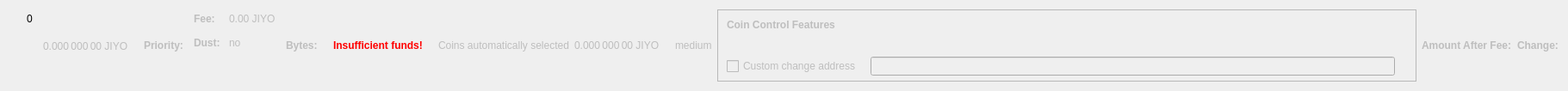
    <widget class="QWidget" name="dummyHideWidget" native="true">
     <property name="maximumSize">
      <size>
       <width>100</width>
       <height>22</height>
      </size>
     </property>
     <layout class="QHBoxLayout" name="dummyHideLayout">
      <item>
       <layout class="QFormLayout" name="formLayoutCoinControl1">
        <property name="horizontalSpacing">
         <number>10</number>
        </property>
        <property name="verticalSpacing">
         <number>14</number>
        </property>
        <property name="leftMargin">
         <number>10</number>
        </property>
        <property name="topMargin">
         <number>4</number>
        </property>
        <property name="rightMargin">
         <number>6</number>
        </property>
        <item row="0" column="1">
         <widget class="QLabel" name="labelCoinControlBytes">
          <property name="cursor">
           <cursorShape>IBeamCursor</cursorShape>
          </property>
          <property name="contextMenuPolicy">
           <enum>Qt::ActionsContextMenu</enum>
          </property>
          <property name="text">
           <string notr="true">0</string>
          </property>
          <property name="textInteractionFlags">
           <set>Qt::LinksAccessibleByMouse|Qt::TextSelectableByKeyboard|Qt::TextSelectableByMouse</set>
          </property>
         </widget>
        </item>
       </layout>
      </item>
      <item>
       <widget class="QLabel" name="labelCoinControlAfterFee">
        <property name="enabled">
         <bool>false</bool>
        </property>
        <property name="sizePolicy">
         <sizepolicy hsizetype="Fixed" vsizetype="Fixed">
          <horstretch>0</horstretch>
          <verstretch>0</verstretch>
         </sizepolicy>
        </property>
        <property name="minimumSize">
         <size>
          <width>111</width>
          <height>12</height>
         </size>
        </property>
        <property name="maximumSize">
         <size>
          <width>111</width>
          <height>12</height>
         </size>
        </property>
        <property name="cursor">
         <cursorShape>IBeamCursor</cursorShape>
        </property>
        <property name="contextMenuPolicy">
         <enum>Qt::ActionsContextMenu</enum>
        </property>
        <property name="text">
         <string notr="true">0.000 000 00 JIYO</string>
        </property>
        <property name="textInteractionFlags">
         <set>Qt::LinksAccessibleByMouse|Qt::TextSelectableByKeyboard|Qt::TextSelectableByMouse</set>
        </property>
       </widget>
      </item>
      <item>
       <widget class="QLabel" name="labelCoinControlPriorityText">
        <property name="enabled">
         <bool>false</bool>
        </property>
        <property name="font">
         <font>
          <weight>75</weight>
          <bold>true</bold>
         </font>
        </property>
        <property name="text">
         <string>Priority:</string>
        </property>
       </widget>
      </item>
      <item>
       <layout class="QHBoxLayout" name="horizontalLayout"/>
      </item>
      <item>
       <layout class="QFormLayout" name="formLayoutCoinControl3">
        <property name="horizontalSpacing">
         <number>10</number>
        </property>
        <property name="verticalSpacing">
         <number>14</number>
        </property>
        <property name="leftMargin">
         <number>6</number>
        </property>
        <property name="topMargin">
         <number>4</number>
        </property>
        <property name="rightMargin">
         <number>6</number>
        </property>
        <item row="0" column="0">
         <widget class="QLabel" name="labelCoinControlFeeText">
          <property name="enabled">
           <bool>false</bool>
          </property>
          <property name="font">
           <font>
            <weight>75</weight>
            <bold>true</bold>
           </font>
          </property>
          <property name="text">
           <string>Fee:</string>
          </property>
          <property name="margin">
           <number>0</number>
          </property>
         </widget>
        </item>
        <item row="0" column="1">
         <widget class="QLabel" name="labelCoinControlFee">
          <property name="enabled">
           <bool>false</bool>
          </property>
          <property name="cursor">
           <cursorShape>IBeamCursor</cursorShape>
          </property>
          <property name="contextMenuPolicy">
           <enum>Qt::ActionsContextMenu</enum>
          </property>
          <property name="text">
           <string notr="true">0.00 JIYO</string>
          </property>
          <property name="textInteractionFlags">
           <set>Qt::LinksAccessibleByMouse|Qt::TextSelectableByKeyboard|Qt::TextSelectableByMouse</set>
          </property>
         </widget>
        </item>
        <item row="1" column="0">
         <widget class="QLabel" name="labelCoinControlLowOutputText">
          <property name="enabled">
           <bool>false</bool>
          </property>
          <property name="font">
           <font>
            <weight>75</weight>
            <bold>true</bold>
           </font>
          </property>
          <property name="text">
           <string>Dust:</string>
          </property>
         </widget>
        </item>
        <item row="1" column="1">
         <widget class="QLabel" name="labelCoinControlLowOutput">
          <property name="enabled">
           <bool>false</bool>
          </property>
          <property name="cursor">
           <cursorShape>IBeamCursor</cursorShape>
          </property>
          <property name="contextMenuPolicy">
           <enum>Qt::ActionsContextMenu</enum>
          </property>
          <property name="text">
           <string>no</string>
          </property>
          <property name="textInteractionFlags">
           <set>Qt::LinksAccessibleByMouse|Qt::TextSelectableByKeyboard|Qt::TextSelectableByMouse</set>
          </property>
         </widget>
        </item>
       </layout>
      </item>
      <item>
       <widget class="QLabel" name="labelCoinControlBytesText">
        <property name="enabled">
         <bool>false</bool>
        </property>
        <property name="font">
         <font>
          <weight>75</weight>
          <bold>true</bold>
         </font>
        </property>
        <property name="text">
         <string>Bytes:</string>
        </property>
       </widget>
      </item>
      <item>
       <layout class="QFormLayout" name="formLayoutCoinControl2">
        <property name="horizontalSpacing">
         <number>10</number>
        </property>
        <property name="verticalSpacing">
         <number>14</number>
        </property>
        <property name="leftMargin">
         <number>6</number>
        </property>
        <property name="topMargin">
         <number>4</number>
        </property>
        <property name="rightMargin">
         <number>6</number>
        </property>
       </layout>
      </item>
      <item>
       <layout class="QHBoxLayout" name="horizontalLayoutCoinControl2">
        <property name="spacing">
         <number>8</number>
        </property>
        <property name="bottomMargin">
         <number>10</number>
        </property>
       </layout>
      </item>
      <item>
       <widget class="QLabel" name="labelCoinControlInsuffFunds">
        <property name="enabled">
         <bool>false</bool>
        </property>
        <property name="minimumSize">
         <size>
          <width>0</width>
          <height>0</height>
         </size>
        </property>
        <property name="font">
         <font>
          <weight>75</weight>
          <bold>true</bold>
         </font>
        </property>
        <property name="styleSheet">
         <string notr="true">color:red;font-weight:bold;</string>
        </property>
        <property name="text">
         <string>Insufficient funds!</string>
        </property>
        <property name="margin">
         <number>5</number>
        </property>
       </widget>
      </item>
      <item>
       <layout class="QFormLayout" name="formLayoutCoinControl4">
        <property name="horizontalSpacing">
         <number>10</number>
        </property>
        <property name="verticalSpacing">
         <number>14</number>
        </property>
        <property name="leftMargin">
         <number>6</number>
        </property>
        <property name="topMargin">
         <number>4</number>
        </property>
        <property name="rightMargin">
         <number>6</number>
        </property>
       </layout>
      </item>
      <item>
       <widget class="QLabel" name="labelCoinControlAutomaticallySelected">
        <property name="enabled">
         <bool>false</bool>
        </property>
        <property name="sizePolicy">
         <sizepolicy hsizetype="Fixed" vsizetype="Fixed">
          <horstretch>0</horstretch>
          <verstretch>0</verstretch>
         </sizepolicy>
        </property>
        <property name="minimumSize">
         <size>
          <width>0</width>
          <height>0</height>
         </size>
        </property>
        <property name="maximumSize">
         <size>
          <width>240</width>
          <height>16777215</height>
         </size>
        </property>
        <property name="text">
         <string>Coins automatically selected</string>
        </property>
        <property name="margin">
         <number>5</number>
        </property>
       </widget>
      </item>
      <item>
       <widget class="QLabel" name="labelCoinControlChange">
        <property name="enabled">
         <bool>false</bool>
        </property>
        <property name="sizePolicy">
         <sizepolicy hsizetype="Fixed" vsizetype="Fixed">
          <horstretch>0</horstretch>
          <verstretch>0</verstretch>
         </sizepolicy>
        </property>
        <property name="minimumSize">
         <size>
          <width>111</width>
          <height>0</height>
         </size>
        </property>
        <property name="maximumSize">
         <size>
          <width>111</width>
          <height>16777215</height>
         </size>
        </property>
        <property name="cursor">
         <cursorShape>IBeamCursor</cursorShape>
        </property>
        <property name="contextMenuPolicy">
         <enum>Qt::ActionsContextMenu</enum>
        </property>
        <property name="text">
         <string notr="true">0.000 000 00 JIYO</string>
        </property>
        <property name="textInteractionFlags">
         <set>Qt::LinksAccessibleByMouse|Qt::TextSelectableByKeyboard|Qt::TextSelectableByMouse</set>
        </property>
       </widget>
      </item>
      <item>
       <widget class="QLabel" name="labelCoinControlPriority">
        <property name="enabled">
         <bool>false</bool>
        </property>
        <property name="cursor">
         <cursorShape>IBeamCursor</cursorShape>
        </property>
        <property name="contextMenuPolicy">
         <enum>Qt::ActionsContextMenu</enum>
        </property>
        <property name="text">
         <string>medium</string>
        </property>
        <property name="textInteractionFlags">
         <set>Qt::LinksAccessibleByMouse|Qt::TextSelectableByKeyboard|Qt::TextSelectableByMouse</set>
        </property>
       </widget>
      </item>
      <item>
       <widget class="QFrame" name="frameCoinControl">
        <property name="sizePolicy">
         <sizepolicy hsizetype="Expanding" vsizetype="Expanding">
          <horstretch>0</horstretch>
          <verstretch>0</verstretch>
         </sizepolicy>
        </property>
        <property name="maximumSize">
         <size>
          <width>16777215</width>
          <height>16777215</height>
         </size>
        </property>
        <property name="frameShape">
         <enum>QFrame::StyledPanel</enum>
        </property>
        <property name="frameShadow">
         <enum>QFrame::Sunken</enum>
        </property>
        <layout class="QVBoxLayout" name="verticalLayoutCoinControl2_2">
         <property name="spacing">
          <number>0</number>
         </property>
         <property name="leftMargin">
          <number>0</number>
         </property>
         <property name="topMargin">
          <number>0</number>
         </property>
         <property name="rightMargin">
          <number>0</number>
         </property>
         <property name="bottomMargin">
          <number>6</number>
         </property>
         <item>
          <layout class="QVBoxLayout" name="verticalLayoutCoinControl" stretch="0,0,0,1">
           <property name="spacing">
            <number>0</number>
           </property>
           <property name="leftMargin">
            <number>10</number>
           </property>
           <property name="topMargin">
            <number>10</number>
           </property>
           <item>
            <layout class="QHBoxLayout" name="horizontalLayoutCoinControl1">
             <property name="bottomMargin">
              <number>15</number>
             </property>
             <item>
              <widget class="QLabel" name="labelCoinControlFeatures">
               <property name="enabled">
                <bool>false</bool>
               </property>
               <property name="sizePolicy">
                <sizepolicy hsizetype="Preferred" vsizetype="Maximum">
                 <horstretch>0</horstretch>
                 <verstretch>0</verstretch>
                </sizepolicy>
               </property>
               <property name="font">
                <font>
                 <weight>75</weight>
                 <bold>true</bold>
                </font>
               </property>
               <property name="styleSheet">
                <string notr="true">font-weight:bold;</string>
               </property>
               <property name="text">
                <string>Coin Control Features</string>
               </property>
              </widget>
             </item>
            </layout>
           </item>
           <item>
            <widget class="QWidget" name="widgetCoinControl" native="true">
             <property name="sizePolicy">
              <sizepolicy hsizetype="Preferred" vsizetype="Preferred">
               <horstretch>0</horstretch>
               <verstretch>0</verstretch>
              </sizepolicy>
             </property>
             <property name="minimumSize">
              <size>
               <width>0</width>
               <height>0</height>
              </size>
             </property>
             <property name="styleSheet">
              <string notr="true"/>
             </property>
             <layout class="QHBoxLayout" name="horizontalLayoutCoinControl5_2">
              <property name="leftMargin">
               <number>0</number>
              </property>
              <property name="topMargin">
               <number>0</number>
              </property>
              <property name="rightMargin">
               <number>0</number>
              </property>
              <property name="bottomMargin">
               <number>0</number>
              </property>
              <item>
               <layout class="QHBoxLayout" name="horizontalLayoutCoinControl3">
                <property name="spacing">
                 <number>20</number>
                </property>
                <property name="topMargin">
                 <number>0</number>
                </property>
                <property name="bottomMargin">
                 <number>10</number>
                </property>
               </layout>
              </item>
             </layout>
            </widget>
           </item>
           <item>
            <layout class="QHBoxLayout" name="horizontalLayoutCoinControl4" stretch="0,0,0">
             <property name="spacing">
              <number>12</number>
             </property>
             <property name="sizeConstraint">
              <enum>QLayout::SetDefaultConstraint</enum>
             </property>
             <property name="topMargin">
              <number>5</number>
             </property>
             <property name="rightMargin">
              <number>5</number>
             </property>
             <item>
              <widget class="QCheckBox" name="checkBoxCoinControlChange">
               <property name="enabled">
                <bool>false</bool>
               </property>
               <property name="toolTip">
                <string>If this is activated, but the change address is empty or invalid, change will be sent to a newly generated address.</string>
               </property>
               <property name="text">
                <string>Custom change address</string>
               </property>
              </widget>
             </item>
             <item>
              <widget class="QValidatedLineEdit" name="lineEditCoinControlChange">
               <property name="enabled">
                <bool>false</bool>
               </property>
               <property name="sizePolicy">
                <sizepolicy hsizetype="Expanding" vsizetype="Fixed">
                 <horstretch>0</horstretch>
                 <verstretch>0</verstretch>
                </sizepolicy>
               </property>
              </widget>
             </item>
             <item>
              <widget class="QLabel" name="labelCoinControlChangeLabel_2">
               <property name="sizePolicy">
                <sizepolicy hsizetype="Preferred" vsizetype="Expanding">
                 <horstretch>0</horstretch>
                 <verstretch>0</verstretch>
                </sizepolicy>
               </property>
               <property name="minimumSize">
                <size>
                 <width>0</width>
                 <height>0</height>
                </size>
               </property>
               <property name="text">
                <string/>
               </property>
               <property name="margin">
                <number>3</number>
               </property>
              </widget>
             </item>
            </layout>
           </item>
           <item>
            <spacer name="verticalSpacerCoinControl">
             <property name="orientation">
              <enum>Qt::Vertical</enum>
             </property>
             <property name="sizeHint" stdset="0">
              <size>
               <width>800</width>
               <height>1</height>
              </size>
             </property>
            </spacer>
           </item>
          </layout>
         </item>
        </layout>
       </widget>
      </item>
      <item>
       <widget class="QLabel" name="labelCoinControlAfterFeeText">
        <property name="enabled">
         <bool>false</bool>
        </property>
        <property name="minimumSize">
         <size>
          <width>0</width>
          <height>0</height>
         </size>
        </property>
        <property name="maximumSize">
         <size>
          <width>16777215</width>
          <height>16777215</height>
         </size>
        </property>
        <property name="font">
         <font>
          <weight>75</weight>
          <bold>true</bold>
         </font>
        </property>
        <property name="text">
         <string>Amount After Fee:</string>
        </property>
        <property name="alignment">
         <set>Qt::AlignLeading|Qt::AlignLeft|Qt::AlignVCenter</set>
        </property>
        <property name="margin">
         <number>0</number>
        </property>
       </widget>
      </item>
      <item>
       <widget class="QLabel" name="labelCoinControlChangeText">
        <property name="enabled">
         <bool>false</bool>
        </property>
        <property name="sizePolicy">
         <sizepolicy hsizetype="Preferred" vsizetype="Preferred">
          <horstretch>0</horstretch>
          <verstretch>0</verstretch>
         </sizepolicy>
        </property>
        <property name="minimumSize">
         <size>
          <width>0</width>
          <height>0</height>
         </size>
        </property>
        <property name="maximumSize">
         <size>
          <width>16777215</width>
          <height>16777215</height>
         </size>
        </property>
        <property name="font">
         <font>
          <weight>75</weight>
          <bold>true</bold>
         </font>
        </property>
        <property name="text">
         <string>Change:</string>
        </property>
        <property name="alignment">
         <set>Qt::AlignLeading|Qt::AlignLeft|Qt::AlignVCenter</set>
        </property>
       </widget>
      </item>
     </layout>
    </widget>
